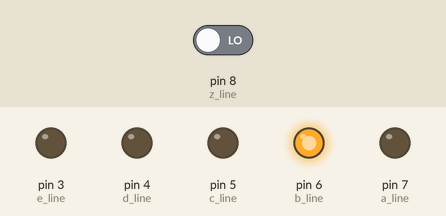
Recording of a sketch running on a simulated Arduino Uno, built with avr-gcc and run on an emulated ATmega328P. Parts: output pins drawn as LEDs (lit = HIGH). The inputs (shaded band) are chosen by the test bench; at power-on: pin 8 (z_line) LOW.

Above: at 1.5 s.
At 4.5 s:
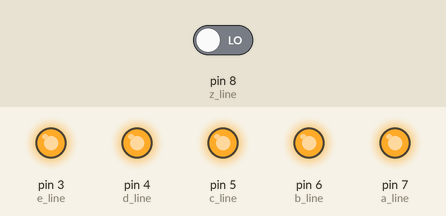
Timing chart, 0 to 6.9 s (numbered marks = the images above):
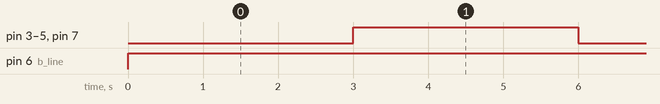

The sketch:

LogicCircuit-Diagnosis.ino
```cpp
int timer = 3000;
boolean circuitOK;
int rez;
void setup() {
  pinMode(7, OUTPUT);    // a line
  pinMode(6, OUTPUT);    // b line
  pinMode(5,OUTPUT);    // c line
  pinMode(4,OUTPUT);    // d line
  pinMode(3,OUTPUT);    // e line
  pinMode(8, INPUT);    // z line
  Serial.begin(9600);    //start serial communication @9600 bps
  }

void loop(){
      /*
      test the circuit with the following test set
      01000->0,11111->0
      */
      circuitOK = true;
      for (int thisTest = 1; thisTest <3; thisTest++){
          if (thisTest == 1){
            //write values on input lines
            digitalWrite(7, LOW); //a line
            digitalWrite(6, HIGH); //b line
            digitalWrite(5, LOW); //c line
            digitalWrite(4, LOW);   //d line
            digitalWrite(3, LOW);   //e line
            delay(timer);
            //read z line value
            rez = digitalRead(8);
            if (rez != 0){
              circuitOK = false;
            }
          }
          if (thisTest == 2){
            digitalWrite(7, HIGH); //a line
            digitalWrite(6, HIGH); //b line
            digitalWrite(5, HIGH); //c line
            digitalWrite(4, HIGH); //d line
            digitalWrite(3, HIGH);  // e line
            delay(timer);
            rez = digitalRead(8);
            if (rez != 0){
              circuitOK = false;
            }
          }
      }
}
```

Measured:
- by itself, pin 3 (e_line), pin 4 (d_line), pin 5 (c_line), pin 7 (a_line): alternates HIGH for 3.0 s and LOW for 3.0 s
- by itself, pin 6 (b_line): LOW → HIGH at 0.00 s
